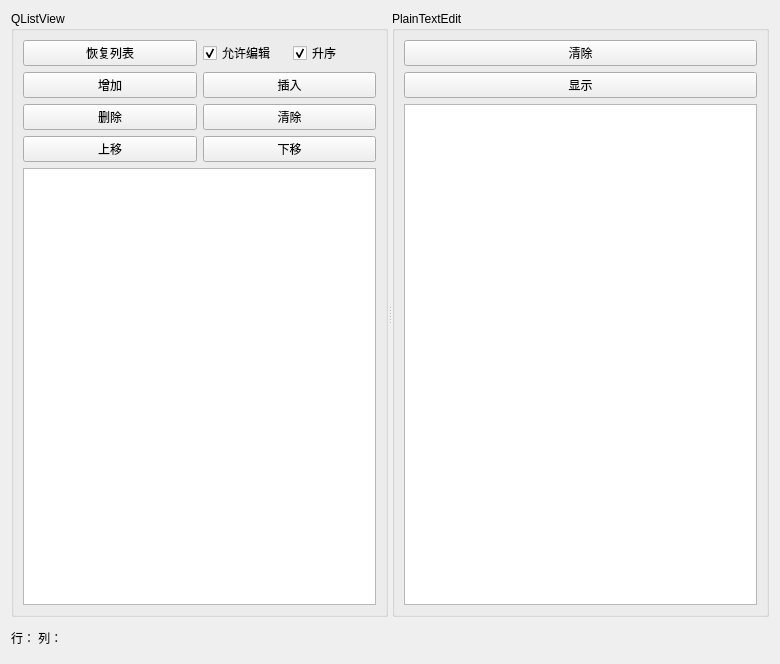
<?xml version="1.0" encoding="UTF-8"?>
<ui version="4.0">
 <class>ListWidget</class>
 <widget class="QWidget" name="ListWidget">
  <property name="geometry">
   <rect>
    <x>0</x>
    <y>0</y>
    <width>780</width>
    <height>664</height>
   </rect>
  </property>
  <property name="windowTitle">
   <string>ListWidget</string>
  </property>
  <layout class="QGridLayout" name="gridLayout_2">
   <item row="0" column="0">
    <widget class="QSplitter" name="splitter">
     <property name="orientation">
      <enum>Qt::Horizontal</enum>
     </property>
     <widget class="QGroupBox" name="groupBox">
      <property name="title">
       <string>QListView</string>
      </property>
      <layout class="QGridLayout" name="gridLayout">
       <item row="0" column="0">
        <widget class="QPushButton" name="btnRestore">
         <property name="text">
          <string>恢复列表</string>
         </property>
        </widget>
       </item>
       <item row="0" column="1">
        <layout class="QHBoxLayout" name="horizontalLayout">
         <item>
          <widget class="QCheckBox" name="cbxEdit">
           <property name="layoutDirection">
            <enum>Qt::LeftToRight</enum>
           </property>
           <property name="text">
            <string>允许编辑</string>
           </property>
           <property name="checked">
            <bool>true</bool>
           </property>
           <property name="tristate">
            <bool>false</bool>
           </property>
          </widget>
         </item>
         <item>
          <widget class="QCheckBox" name="cbxAsc">
           <property name="text">
            <string>升序</string>
           </property>
           <property name="checked">
            <bool>true</bool>
           </property>
          </widget>
         </item>
        </layout>
       </item>
       <item row="1" column="0">
        <widget class="QPushButton" name="btnAppend">
         <property name="text">
          <string>增加</string>
         </property>
        </widget>
       </item>
       <item row="1" column="1">
        <widget class="QPushButton" name="btnInsert">
         <property name="text">
          <string>插入</string>
         </property>
        </widget>
       </item>
       <item row="2" column="0">
        <widget class="QPushButton" name="btnDel">
         <property name="text">
          <string>删除</string>
         </property>
        </widget>
       </item>
       <item row="2" column="1">
        <widget class="QPushButton" name="btnClear">
         <property name="text">
          <string>清除</string>
         </property>
        </widget>
       </item>
       <item row="3" column="0">
        <widget class="QPushButton" name="btnUp">
         <property name="text">
          <string>上移</string>
         </property>
        </widget>
       </item>
       <item row="3" column="1">
        <widget class="QPushButton" name="btnDown">
         <property name="text">
          <string>下移</string>
         </property>
        </widget>
       </item>
       <item row="4" column="0" colspan="2">
        <widget class="QListView" name="listView"/>
       </item>
      </layout>
     </widget>
     <widget class="QGroupBox" name="groupBox_2">
      <property name="title">
       <string>PlainTextEdit</string>
      </property>
      <layout class="QVBoxLayout" name="verticalLayout_2">
       <item>
        <widget class="QPushButton" name="btnClearPlain">
         <property name="text">
          <string>清除</string>
         </property>
        </widget>
       </item>
       <item>
        <widget class="QPushButton" name="btnShowPlain">
         <property name="text">
          <string>显示</string>
         </property>
        </widget>
       </item>
       <item>
        <widget class="QPlainTextEdit" name="plainTextEdit"/>
       </item>
      </layout>
     </widget>
    </widget>
   </item>
   <item row="1" column="0">
    <widget class="QLabel" name="labPos">
     <property name="maximumSize">
      <size>
       <width>16777215</width>
       <height>30</height>
      </size>
     </property>
     <property name="text">
      <string>行： 列：</string>
     </property>
    </widget>
   </item>
  </layout>
 </widget>
 <resources/>
 <connections/>
</ui>
